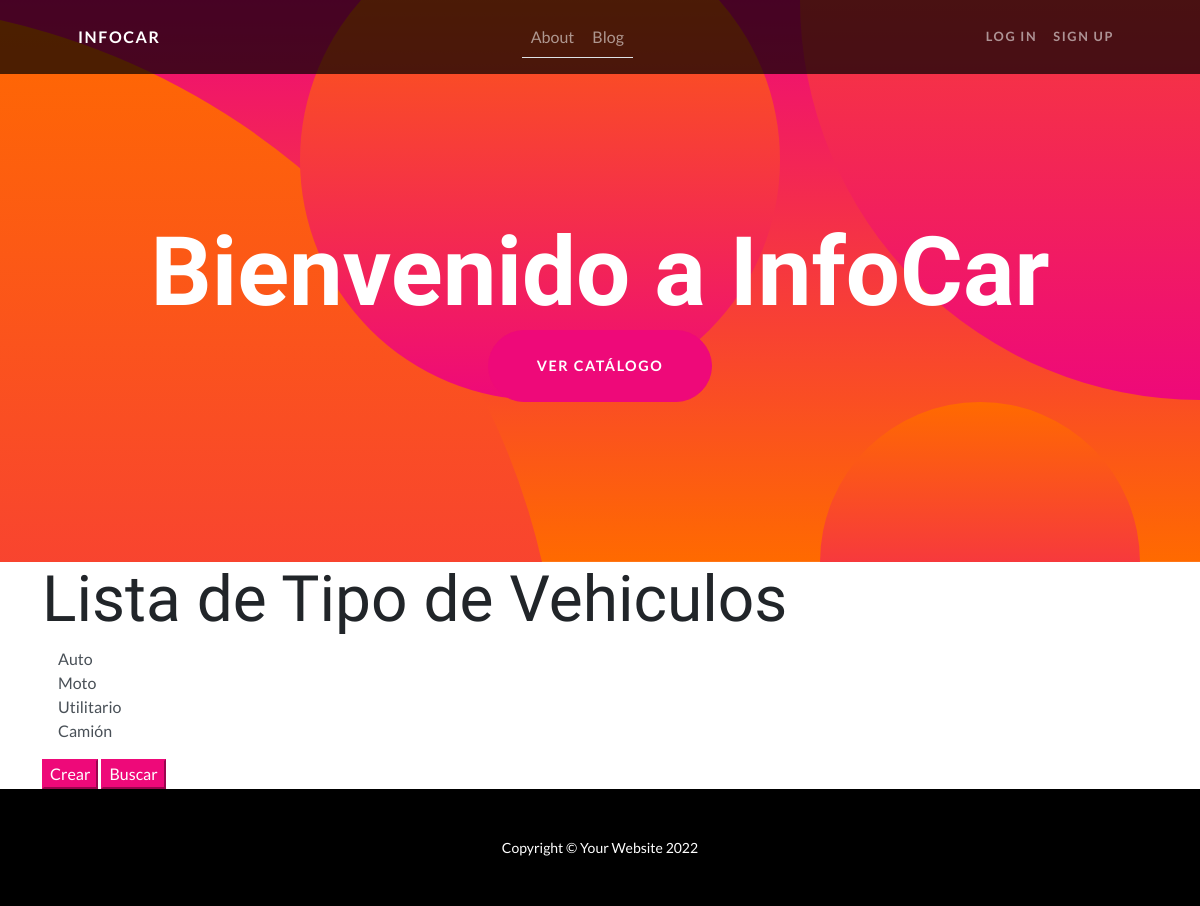
Screenshot of /app-coder/listaTipoVehiculo/ with the database file from the repository.
### AppCoder/models.py (models this page shows)
class TipoVehiculo(models.Model):
    name = models.CharField(max_length=150)
    def __str__(self):
        return f'{self.name}'

### AppCoder/views.py (the view)
# urls.py: path('listaTipoVehiculo/',listaTipoVehiculos , name="ListaTipoVehiculo"),
def listaTipoVehiculos(request):
    tipoVehiculos = TipoVehiculo.objects.all()
    return render(request, "ListaTipoVehiculo.html", {"tipoVehiculos": tipoVehiculos})

### AppCoder/templates/ListaTipoVehiculo.html
{% extends 'padre.html' %}
{% load static %}
{% block contenidoQueCambia %}
<div class="container-lg">
    <h1 class="display-3">Lista de Tipo de Vehiculos</h1>
</div>
    <ul>
        <div class="container-lg">
        {% for tipov in tipoVehiculos %}
            <li class="list-group list-group-item-action list-group-item-ligth">
                {{tipov}}
            </li>
        {% endfor %}
        </div>
    </ul>
    <div class="container">
             <a href="{% url 'TipoVehiculoCrear' %}">
                <input class="btn-primary" type="submit" value="Crear"/></a>
            <a href="{% url 'BuscarTipoVehiculo' %}"><input class="btn-primary" type="submit" value="Buscar"></a>
    </div>
{% endblock contenidoQueCambia %}

### rows the page displays
TipoVehiculo: name "Auto"
TipoVehiculo: name "Moto"
TipoVehiculo: name "Utilitario"
TipoVehiculo: name "Camión"
